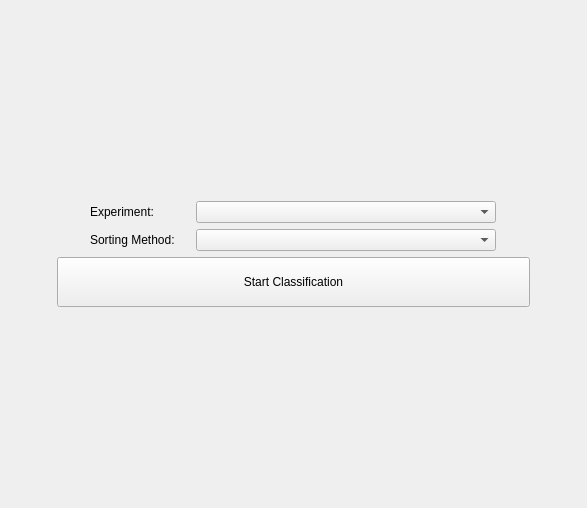
<?xml version="1.0" encoding="UTF-8"?>
<ui version="4.0">
 <class>Form</class>
 <widget class="QWidget" name="Form">
  <property name="geometry">
   <rect>
    <x>0</x>
    <y>0</y>
    <width>587</width>
    <height>508</height>
   </rect>
  </property>
  <property name="windowTitle">
   <string>Form</string>
  </property>
  <layout class="QVBoxLayout" name="verticalLayout">
   <item>
    <widget class="QStackedWidget" name="stackedWidget">
     <property name="currentIndex">
      <number>0</number>
     </property>
     <widget class="QWidget" name="page">
      <layout class="QVBoxLayout" name="verticalLayout_2">
       <item>
        <spacer name="verticalSpacer_2">
         <property name="orientation">
          <enum>Qt::Vertical</enum>
         </property>
         <property name="sizeHint" stdset="0">
          <size>
           <width>20</width>
           <height>40</height>
          </size>
         </property>
        </spacer>
       </item>
       <item>
        <layout class="QHBoxLayout" name="horizontalLayout_5">
         <item>
          <spacer name="horizontalSpacer_5">
           <property name="orientation">
            <enum>Qt::Horizontal</enum>
           </property>
           <property name="sizeHint" stdset="0">
            <size>
             <width>40</width>
             <height>20</height>
            </size>
           </property>
          </spacer>
         </item>
         <item>
          <widget class="QWidget" name="widget" native="true">
           <layout class="QVBoxLayout" name="verticalLayout_4">
            <property name="leftMargin">
             <number>9</number>
            </property>
            <property name="rightMargin">
             <number>9</number>
            </property>
            <item>
             <layout class="QHBoxLayout" name="horizontalLayout">
              <item>
               <spacer name="horizontalSpacer">
                <property name="orientation">
                 <enum>Qt::Horizontal</enum>
                </property>
                <property name="sizeHint" stdset="0">
                 <size>
                  <width>40</width>
                  <height>20</height>
                 </size>
                </property>
               </spacer>
              </item>
              <item>
               <widget class="QLabel" name="label">
                <property name="sizePolicy">
                 <sizepolicy hsizetype="Maximum" vsizetype="Preferred">
                  <horstretch>0</horstretch>
                  <verstretch>0</verstretch>
                 </sizepolicy>
                </property>
                <property name="minimumSize">
                 <size>
                  <width>100</width>
                  <height>0</height>
                 </size>
                </property>
                <property name="maximumSize">
                 <size>
                  <width>100</width>
                  <height>16777215</height>
                 </size>
                </property>
                <property name="text">
                 <string>Experiment:</string>
                </property>
               </widget>
              </item>
              <item>
               <widget class="QComboBox" name="comboBox_Experiment">
                <property name="minimumSize">
                 <size>
                  <width>300</width>
                  <height>0</height>
                 </size>
                </property>
               </widget>
              </item>
              <item>
               <spacer name="horizontalSpacer_3">
                <property name="orientation">
                 <enum>Qt::Horizontal</enum>
                </property>
                <property name="sizeHint" stdset="0">
                 <size>
                  <width>40</width>
                  <height>20</height>
                 </size>
                </property>
               </spacer>
              </item>
             </layout>
            </item>
            <item>
             <layout class="QHBoxLayout" name="horizontalLayout_4">
              <item>
               <spacer name="horizontalSpacer_2">
                <property name="orientation">
                 <enum>Qt::Horizontal</enum>
                </property>
                <property name="sizeHint" stdset="0">
                 <size>
                  <width>40</width>
                  <height>20</height>
                 </size>
                </property>
               </spacer>
              </item>
              <item>
               <widget class="QLabel" name="label_2">
                <property name="sizePolicy">
                 <sizepolicy hsizetype="Minimum" vsizetype="Preferred">
                  <horstretch>0</horstretch>
                  <verstretch>0</verstretch>
                 </sizepolicy>
                </property>
                <property name="minimumSize">
                 <size>
                  <width>100</width>
                  <height>0</height>
                 </size>
                </property>
                <property name="maximumSize">
                 <size>
                  <width>100</width>
                  <height>16777215</height>
                 </size>
                </property>
                <property name="text">
                 <string>Sorting Method:</string>
                </property>
               </widget>
              </item>
              <item>
               <widget class="QComboBox" name="comboBox_Sorting">
                <property name="minimumSize">
                 <size>
                  <width>300</width>
                  <height>0</height>
                 </size>
                </property>
               </widget>
              </item>
              <item>
               <spacer name="horizontalSpacer_4">
                <property name="orientation">
                 <enum>Qt::Horizontal</enum>
                </property>
                <property name="sizeHint" stdset="0">
                 <size>
                  <width>40</width>
                  <height>20</height>
                 </size>
                </property>
               </spacer>
              </item>
             </layout>
            </item>
            <item>
             <widget class="QPushButton" name="btn_StartClassification">
              <property name="minimumSize">
               <size>
                <width>0</width>
                <height>50</height>
               </size>
              </property>
              <property name="text">
               <string>Start Classification</string>
              </property>
             </widget>
            </item>
           </layout>
          </widget>
         </item>
         <item>
          <spacer name="horizontalSpacer_6">
           <property name="orientation">
            <enum>Qt::Horizontal</enum>
           </property>
           <property name="sizeHint" stdset="0">
            <size>
             <width>40</width>
             <height>20</height>
            </size>
           </property>
          </spacer>
         </item>
        </layout>
       </item>
       <item>
        <spacer name="verticalSpacer">
         <property name="orientation">
          <enum>Qt::Vertical</enum>
         </property>
         <property name="sizeHint" stdset="0">
          <size>
           <width>20</width>
           <height>40</height>
          </size>
         </property>
        </spacer>
       </item>
      </layout>
     </widget>
     <widget class="QWidget" name="page_2">
      <layout class="QVBoxLayout" name="verticalLayout_3">
       <item>
        <layout class="QHBoxLayout" name="horizontalLayout_2">
         <item>
          <widget class="QPushButton" name="btn_Previous">
           <property name="sizePolicy">
            <sizepolicy hsizetype="Maximum" vsizetype="Fixed">
             <horstretch>0</horstretch>
             <verstretch>0</verstretch>
            </sizepolicy>
           </property>
           <property name="minimumSize">
            <size>
             <width>30</width>
             <height>30</height>
            </size>
           </property>
           <property name="maximumSize">
            <size>
             <width>80</width>
             <height>16777215</height>
            </size>
           </property>
           <property name="text">
            <string>Previous</string>
           </property>
          </widget>
         </item>
         <item>
          <widget class="QLabel" name="lbl_CurrentContainer">
           <property name="sizePolicy">
            <sizepolicy hsizetype="Preferred" vsizetype="Maximum">
             <horstretch>0</horstretch>
             <verstretch>0</verstretch>
            </sizepolicy>
           </property>
           <property name="text">
            <string>TextLabel</string>
           </property>
           <property name="alignment">
            <set>Qt::AlignCenter</set>
           </property>
          </widget>
         </item>
         <item>
          <widget class="QPushButton" name="btn_Next">
           <property name="sizePolicy">
            <sizepolicy hsizetype="Maximum" vsizetype="Fixed">
             <horstretch>0</horstretch>
             <verstretch>0</verstretch>
            </sizepolicy>
           </property>
           <property name="minimumSize">
            <size>
             <width>30</width>
             <height>30</height>
            </size>
           </property>
           <property name="maximumSize">
            <size>
             <width>80</width>
             <height>16777215</height>
            </size>
           </property>
           <property name="text">
            <string>Next</string>
           </property>
          </widget>
         </item>
        </layout>
       </item>
       <item>
        <widget class="QWidget" name="contentWidget" native="true">
         <property name="sizePolicy">
          <sizepolicy hsizetype="Preferred" vsizetype="Expanding">
           <horstretch>0</horstretch>
           <verstretch>0</verstretch>
          </sizepolicy>
         </property>
         <layout class="QVBoxLayout" name="verticalLayout_5"/>
        </widget>
       </item>
       <item>
        <layout class="QHBoxLayout" name="horizontalLayout_3">
         <item>
          <widget class="QProgressBar" name="progressBar">
           <property name="value">
            <number>24</number>
           </property>
          </widget>
         </item>
         <item>
          <widget class="QPushButton" name="btn_StopClassification">
           <property name="text">
            <string>Stop Classification</string>
           </property>
          </widget>
         </item>
        </layout>
       </item>
      </layout>
     </widget>
    </widget>
   </item>
  </layout>
 </widget>
 <resources/>
 <connections/>
</ui>
